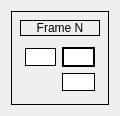
<?xml version="1.0" encoding="UTF-8"?>
<ui version="4.0">
 <class>FrameForm</class>
 <widget class="QWidget" name="FrameForm">
  <property name="geometry">
   <rect>
    <x>0</x>
    <y>0</y>
    <width>120</width>
    <height>111</height>
   </rect>
  </property>
  <property name="windowTitle">
   <string>Form</string>
  </property>
  <layout class="QVBoxLayout" name="verticalLayout">
   <item>
    <widget class="QWidget" name="FrameWidget" native="true">
     <property name="maximumSize">
      <size>
       <width>134</width>
       <height>101</height>
      </size>
     </property>
     <property name="styleSheet">
      <string notr="true">border: 1px solid black</string>
     </property>
     <layout class="QVBoxLayout" name="verticalLayout_15">
      <item>
       <widget class="QLabel" name="frameNumberLabel">
        <property name="maximumSize">
         <size>
          <width>132</width>
          <height>39</height>
         </size>
        </property>
        <property name="styleSheet">
         <string notr="true">border: 1px solid black</string>
        </property>
        <property name="text">
         <string>Frame N</string>
        </property>
        <property name="alignment">
         <set>Qt::AlignCenter</set>
        </property>
       </widget>
      </item>
      <item>
       <layout class="QGridLayout" name="gridLayout">
        <property name="leftMargin">
         <number>5</number>
        </property>
        <property name="topMargin">
         <number>5</number>
        </property>
        <property name="rightMargin">
         <number>5</number>
        </property>
        <property name="bottomMargin">
         <number>5</number>
        </property>
        <item row="0" column="0">
         <widget class="QLineEdit" name="frameFirstRoundScore">
          <property name="maximumSize">
           <size>
            <width>57</width>
            <height>18</height>
           </size>
          </property>
         </widget>
        </item>
        <item row="0" column="1">
         <widget class="QLineEdit" name="frameSecondRoundScore">
          <property name="maximumSize">
           <size>
            <width>59</width>
            <height>20</height>
           </size>
          </property>
          <property name="styleSheet">
           <string notr="true">border: 2px solid black</string>
          </property>
         </widget>
        </item>
        <item row="1" column="1">
         <widget class="QLineEdit" name="frameTotalScore">
          <property name="maximumSize">
           <size>
            <width>59</width>
            <height>18</height>
           </size>
          </property>
         </widget>
        </item>
       </layout>
      </item>
     </layout>
    </widget>
   </item>
  </layout>
 </widget>
 <resources/>
 <connections/>
</ui>
